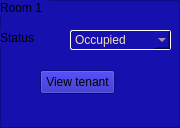
               <widget class="QFrame" name="frame">
                <property name="sizePolicy">
                 <sizepolicy hsizetype="Fixed" vsizetype="Fixed">
                  <horstretch>0</horstretch>
                  <verstretch>0</verstretch>
                 </sizepolicy>
                </property>
                <property name="minimumSize">
                 <size>
                  <width>139</width>
                  <height>128</height>
                 </size>
                </property>
                <property name="styleSheet">
                 <string notr="true">background-color:#1610ae;</string>
                </property>
                <property name="frameShape">
                 <enum>QFrame::StyledPanel</enum>
                </property>
                <property name="frameShadow">
                 <enum>QFrame::Raised</enum>
                </property>
                <widget class="QLabel" name="label_38">
                 <property name="geometry">
                  <rect>
                   <x>0</x>
                   <y>0</y>
                   <width>49</width>
                   <height>16</height>
                  </rect>
                 </property>
                 <property name="text">
                  <string>Room 1</string>
                 </property>
                </widget>
                <widget class="QLabel" name="label_39">
                 <property name="geometry">
                  <rect>
                   <x>0</x>
                   <y>30</y>
                   <width>49</width>
                   <height>16</height>
                  </rect>
                 </property>
                 <property name="text">
                  <string>Status</string>
                 </property>
                </widget>
                <widget class="QPushButton" name="view_tenant_btn">
                 <property name="geometry">
                  <rect>
                   <x>40</x>
                   <y>70</y>
                   <width>75</width>
                   <height>24</height>
                  </rect>
                 </property>
                 <property name="text">
                  <string>View tenant</string>
                 </property>
                </widget>
                <widget class="QComboBox" name="statusEdit_9">
                 <property name="geometry">
                  <rect>
                   <x>70</x>
                   <y>30</y>
                   <width>101</width>
                   <height>20</height>
                  </rect>
                 </property>
                 <property name="styleSheet">
                  <string notr="true">border:1px solid white;
border-radius:1.5px;
color:wheat;</string>
                 </property>
                 <item>
                  <property name="text">
                   <string>Occupied</string>
                  </property>
                 </item>
                 <item>
                  <property name="text">
                   <string>Vacant</string>
                  </property>
                 </item>
                 <item>
                  <property name="text">
                   <string>Needing Repair</string>
                  </property>
                 </item>
                </widget>
               </widget>
